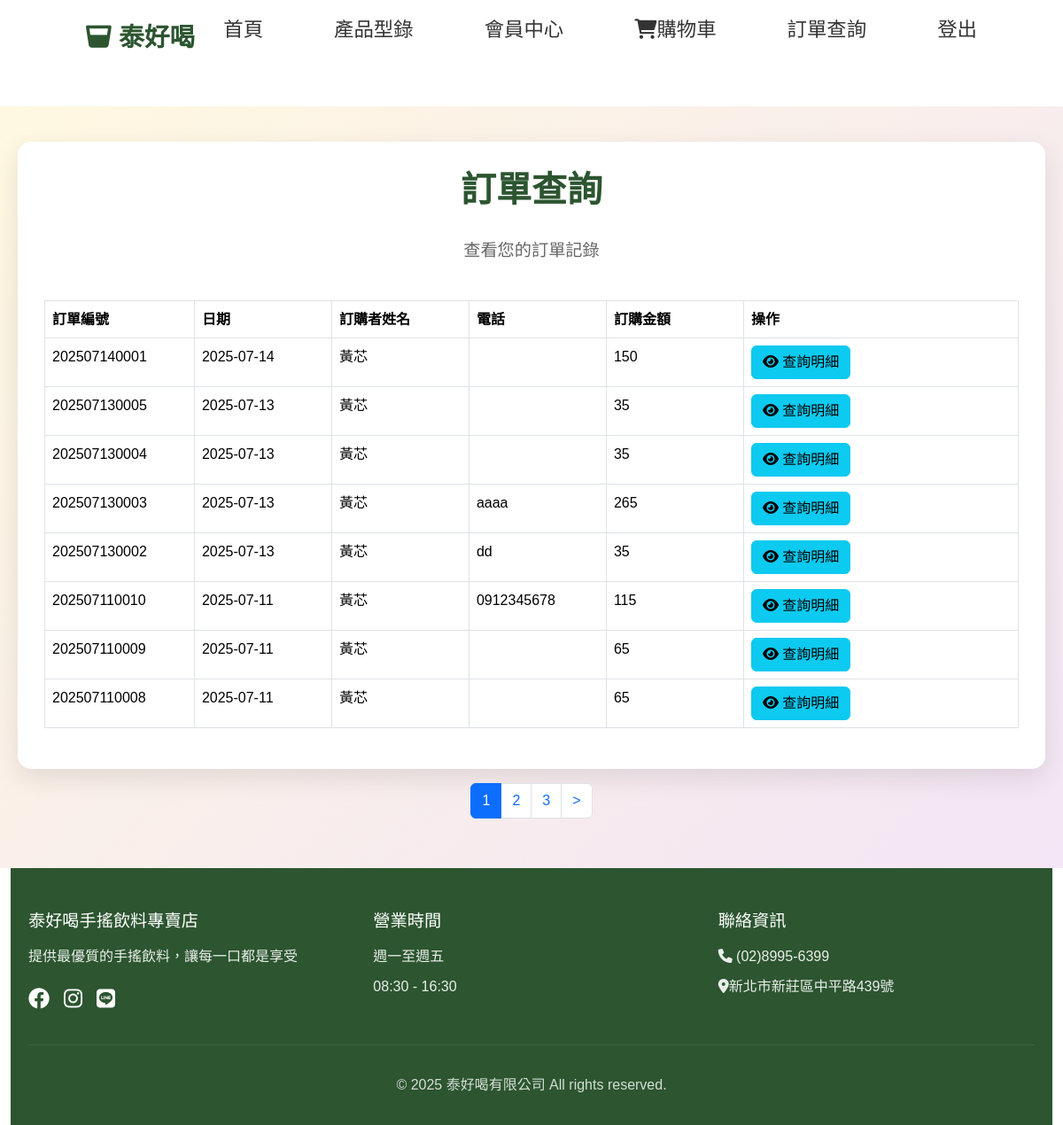
The page /query_order.php (signed in) on the database as committed earlier.
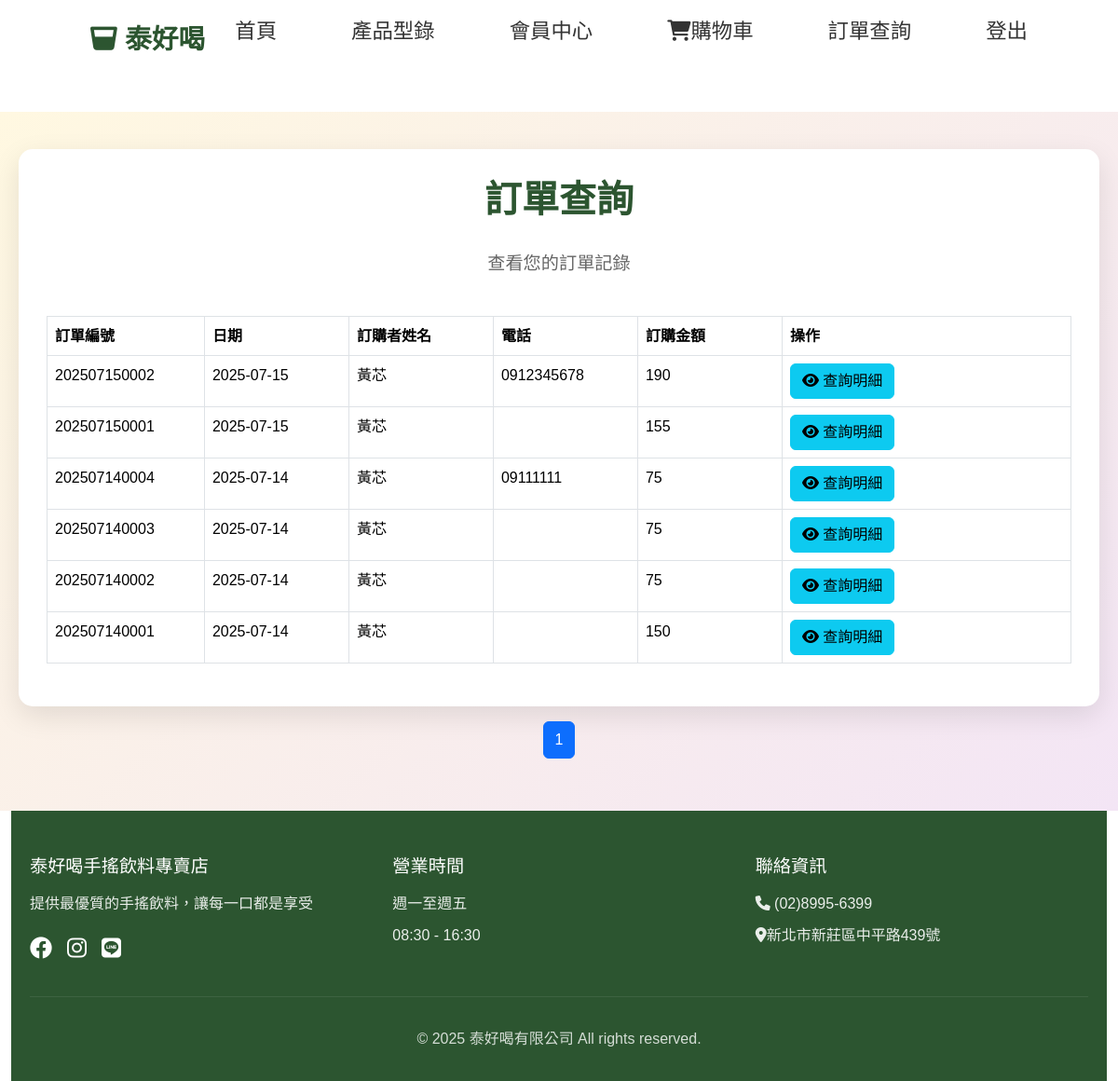
The same page on the database as committed later.
### tables this page shows
CREATE TABLE `order1` (
  `id` int(10) UNSIGNED NOT NULL,
  `date1` date NOT NULL,
  `or_no` varchar(20) NOT NULL,
  `acc` text NOT NULL,
  `name` text NOT NULL,
  `amt` int(11) NOT NULL DEFAULT 0,
  `tel` varchar(20) NOT NULL,
  `created_time` timestamp NOT NULL DEFAULT current_timestamp(),
  `updated_time` timestamp NOT NULL DEFAULT current_timestamp() ON UPDATE current_timestamp()
);

### api/db.php (called while the page is built, shortened)
<?php
class DB{
  private $dsn="mysql:host=localhost;dbname=tieat;charset=utf8";
  private $pdo;
  private $table;
  function __construct($table)
  {
    $this->table=$table;
    $this->pdo=new PDO($this->dsn,'root','');
  }
  function arraytosql($array){
     $tmp=[];
     foreach ($array as $key => $value) {
       $tmp[]="`$key`='$value'";
     }
     return $tmp;
  }
  function all(...$arg){
   $sql="select * from $this->table ";
   if(isset($arg[0])){
     if(is_array($arg[0])){
        $tmp=$this->arraytosql($arg[0]);
        $sql.=" where ".join(" and ",$tmp);
     }else{
        $sql.=$arg[0];
     }
   }
   if(isset($arg[1])){
        $sql.=$arg[1];
   }
   return $this->pdo->query($sql)->fetchAll(PDO::FETCH_ASSOC);
  }
}
?>

### query_order.php (the view, shortened to what this page needs)
<?php
 include_once "./api/db.php";
 ?>
<!DOCTYPE html>
<html lang="zh-TW">
<head>
    <?php include "title_link.php" ?>
</head>
<body>
    <?php include 'header.php';?>
    <section class="order-section">
        <div class="order-container">
            <h2 class="order-title">訂單查詢</h2>
            <p class="order-subtitle">查看您的訂單記錄</p>
            <?php
            if(isset($_SESSION['mem'])):
                $acc = $_SESSION['mem'];
                $table = 'order1';
             ?>
                <table class="table table-bordered table-hover table-fixed">
                <thead>
                    <tr>
                        <th style="width: 10%;">訂單編號</th>
                        <th style="width: 10%;">日期</th>
                        <th style="width: 10%;">訂購者姓名</th>
                        <th style="width: 10%;">電話</th>
                        <th style="width: 10%;">訂購金額</th>
                        <th style="width: 20%;">操作</th>
                    </tr>
                </thead>
                <tbody>
                    <?php
                    $all = count(${ucfirst($table)}->all(['acc'=>$acc]));
                    $div = 8;
                    $pages = ceil($all / $div);
                    $now = $_GET['p'] ?? 1;
                    $start = ($now - 1) * $div;
                    $rows = ${ucfirst($table)}->all(['acc'=>$acc]," order by or_no desc limit $start,$div");
                    foreach ($rows as $row):
                    ?>
                        <tr>
                            <td><?= $row['or_no']; ?></td>
                            <td><?= $row['date1']; ?></td>
                            <td><?= $row['name']; ?></td>
                            <td><?= $row['tel']; ?></td>
                            <td><?= $row['amt']; ?></td>
                            <td>
                                <button class="btn btn-info view-details" data-or-no="<?= $row['or_no']; ?>">
                                    <i class="fa-solid fa-eye"></i> 查詢明細
                                </button>
                            </td>
                        </tr>
                    <?php
                      endforeach;
                    endif;
                    ?>
                </tbody>
            </table>
        </div>
            <div class="fixed-footer">
                <div class="container mt-3">
                    <ul class="pagination justify-content-center">
                        <?php for ($i = 1; $i <= $pages; $i++): ?>
                            <li class="page-item <?= ($now == $i) ? 'active' : ''; ?>">
                                <a class="page-link" href="?p=<?= $i; ?>"><?= $i; ?></a>
                            </li>
                        <?php endfor; ?>
                        <?php if ($now + 1 <= $pages): ?>
                            <li class="page-item"><a class="page-link" href="?p=<?= $now + 1; ?>">></a></li>
                        <?php endif; ?>
                    </ul>
                </div>
            </div>
    </section>
    <?php include 'footer.php'; ?>
</body>
</html>

Rows that differ between the two databases and show on the page:
removed order1: or_no "202507130005", date1 "2025-07-13", name "黃芯", amt "35"
removed order1: or_no "202507130004", date1 "2025-07-13", name "黃芯", amt "35"
removed order1: or_no "202507130003", date1 "2025-07-13", name "黃芯", tel "aaaa", amt "265"
removed order1: or_no "202507130002", date1 "2025-07-13", name "黃芯", tel "dd", amt "35"
removed order1: or_no "202507110010", date1 "2025-07-11", name "黃芯", tel "0912345678", amt "115"
removed order1: or_no "202507110009", date1 "2025-07-11", name "黃芯", amt "65"
removed order1: or_no "202507110008", date1 "2025-07-11", name "黃芯", amt "65"
added order1: or_no "202507150002", date1 "2025-07-15", name "黃芯", tel "0912345678", amt "190"
added order1: or_no "202507150001", date1 "2025-07-15", name "黃芯", amt "155"
added order1: or_no "202507140004", date1 "2025-07-14", name "黃芯", tel "09111111", amt "75"
added order1: or_no "202507140003", date1 "2025-07-14", name "黃芯", amt "75"
added order1: or_no "202507140002", date1 "2025-07-14", name "黃芯", amt "75"
Other text that changed with them:
list line gone: "2"
list line gone: "3"
